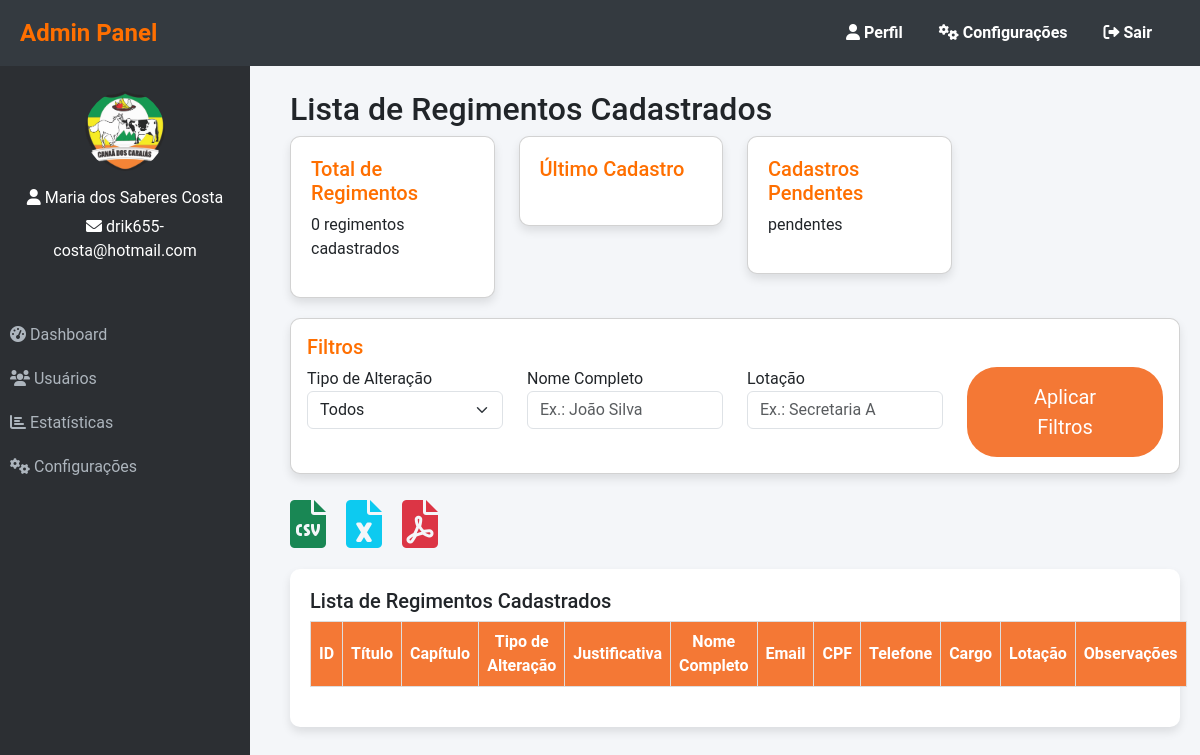
Screenshot of /listar/ (signed in) with the database file from the repository.
### website/models.py (models this page shows, shortened)
class Usuario(AbstractUser):
    nome_completo = models.CharField(max_length=255)
    cpf = models.CharField(max_length=11, unique=True)  # CPF único
    email = models.EmailField(unique=True)
    data_cadastro = models.DateTimeField(auto_now_add=True)
    data_nascimento = models.DateField()  # Campo de data de nascimento
    telefone = models.CharField(max_length=15, null=True, blank=True)  # Telefone do Candidato
    telefone_contato_2 = models.CharField(max_length=15, null=True, blank=True)  # Telefone de Contato 2
    telefone_secundario = models.CharField(max_length=15, null=True, blank=True)
    endereco = models.CharField(max_length=255, null=True, blank=True)  # Endereço
    bairro = models.CharField(max_length=100, null=True, blank=True)  # Bairro
    ponto_referencia = models.CharField(max_length=255, null=True, blank=True)  # Ponto de Referência
    maior_de_18 = models.BooleanField(default=False)  # O Candidato é maior de 18 anos?
    responsavel_legal = models.CharField(max_length=255, null=True, blank=True)
    tipo_responsavel = models.CharField(max_length=50, choices=[
        ('Mãe', 'Mãe'),
        ('Pai', 'Pai'),
        ('Responsável Legal', 'Responsável Legal')
    ], null=True, blank=True)
    necessidade_especial = models.BooleanField(default=False)
    tipo_necessidade_especial = models.CharField(max_length=50, choices=[
        ('Baixa Visão', 'Baixa Visão'),
        ('Cegueira', 'Cegueira'),
        ('Auditiva', 'Auditiva'),
        ('Deficiência Física', 'Deficiência Física'),
        ('Deficiência Intelectual', 'Deficiência Intelectual')
    ], null=True, blank=True)
    etapa_matricula = models.CharField(max_length=50, choices=[
        ('Etapa I Ensino Fundamental I(1º 2º 3º ano)', 'Etapa I Ensino Fundamental I(1º 2º 3º ano)'),
        ('Etapa II Ensino Fundamental I(4º 5º ano)', 'Etapa II Ensino Fundamental I(4º 5º ano)'),
        ('Etapa III', 'Etapa III')
    ], null=True, blank=True)
    nome_responsavel = models.CharField(max_length=255, null=True, blank=True)  # Nome do Responsável Legal
    tipo_responsavel = models.CharField(max_length=50, choices=[('Mãe', 'Mãe'), ('Pai', 'Pai'), ('Responsável Legal', 'Responsável Legal')], null=True, blank=True)  # Tipo de Responsável Legal
    possui_necessidade_especial = models.BooleanField(default=False)  # Possui alguma necessidade especial?
    necessidade_especial_detalhe = models.CharField(
        max_length=50,
        choices=[
            ('Baixa Visão', 'Baixa Visão'),
            ('Cegueira', 'Cegueira'),
            ('Auditiva', 'Auditiva'),
            ('Deficiência Física', 'Deficiência Física'),
            ('Deficiência Intelectual', 'Deficiência Intelectual')
        ],
        null=True, blank=True
    )  # Caso possua, favor assinalar
    turno_disponivel = models.CharField(
        max_length=20,
        choices=[
            ('Manhã', 'Manhã'),
            ('Tarde', 'Tarde'),
            ('Noite', 'Noite')
        ],
        null=True, blank=True
    )  # Turno de Estudo Disponível
    etapa_pretendida = models.CharField(
        max_length=100,
        choices=[
            ('Etapa I Ensino Fundamental I (1º 2º 3º ano)', 'Etapa I Ensino Fundamental I (1º 2º 3º ano)'),
            ('Etapa II Ensino Fundamental I (4º 5º ano)', 'Etapa II Ensino Fundamental I (4º 5º ano)'),
            ('Etapa III Ensino Fundamental II', 'Etapa III Ensino Fundamental II')
        ],
        null=True, blank=True
    )  # Etapa pretendida para a matrícula
    groups = models.ManyToManyField(
        'auth.Group',
        related_name='custom_usuario_set',  # Name to avoid conflict
        blank=True
    )
    user_permissions = models.ManyToManyField(
        'auth.Permission',
        related_name='custom_usuario_permissions_set',  # Name to avoid conflict
        blank=True
    )

### website/views.py (the view)
# urls.py: path('listar/', views.listar_registros, name='listar_registros'),
def listar_registros(request):
    registros = RegimentoCadastro.objects.all()
    return render(request, 'regimento_list.html', {'registros': registros})

### website/templates/regimento_list.html (shortened to what this page needs)
<!DOCTYPE html>
{% load static %}
<html lang="pt-br">
<head>
    <link rel="stylesheet" href="https://cdnjs.cloudflare.com/ajax/libs/font-awesome/6.0.0/css/all.min.css">
    <link href="https://cdn.jsdelivr.net/npm/bootstrap@5.3.0-alpha3/dist/css/bootstrap.min.css" rel="stylesheet">
    <link rel="stylesheet" href="{% static 'css/style.css' %}">
</head>
<body>
    <nav class="navbar navbar-expand-lg navbar-dark">
        <a class="navbar-brand" href="#">Admin Panel</a>
        <div class="collapse navbar-collapse" id="navbarNav">
            <ul class="navbar-nav ms-auto">
                <li class="nav-item">
                    <a class="nav-link" href="#"><i class="fas fa-user"></i> Perfil</a>
                </li>
                <li class="nav-item">
                    <a class="nav-link" href="#"><i class="fas fa-cogs"></i> Configurações</a>
                </li>
                <li class="nav-item">
                    <form method="POST" action="{% url 'logout' %}">
                        <button type="submit" class="btn btn-link nav-link">
                            <i class="fas fa-sign-out-alt"></i> Sair
                        </button>
                    </form>
                </li>
            </ul>
        </div>
    </nav>
    <div class="sidebar">
        <div class="admin-info">
            <img src="{% static 'img/admin_background.jpg' %}" alt="Admin Avatar" class="admin-avatar">
            <p><i class="fas fa-user"></i> {{ user.nome_completo }}</p>
            <p><i class="fas fa-envelope"></i> {{ user.email }}</p>
        </div>
        <a href="#"><i class="fas fa-tachometer-alt"></i> Dashboard</a>
        <a href="#"><i class="fas fa-users"></i> Usuários</a>
        <a href="#"><i class="fas fa-chart-bar"></i> Estatísticas</a>
        <a href="#"><i class="fas fa-cogs"></i> Configurações</a>
    </div>
    <div class="main-content">
        <h2>Lista de Regimentos Cadastrados</h2>
        <div class="row">
            <div class="col-md-3">
                <div class="card">
                    <h5>Total de Regimentos</h5>
                    <p>{{ registros.count }} regimentos cadastrados</p>
                </div>
            </div>
            <div class="col-md-3">
                <div class="card">
                    <h5>Último Cadastro</h5>
                </div>
            </div>
            <div class="col-md-3">
                <div class="card">
                    <h5>Cadastros Pendentes</h5>
                    <p>{{ total_pendentes }} pendentes</p>
                </div>
            </div>
        </div>
    <div class="card mb-3 p-3">
        <h5>Filtros</h5>
        <form method="GET" action="">
            <div class="row">
                <div class="col-md-3">
                    <label for="tipo_alteracao">Tipo de Alteração</label>
                    <select class="form-select" id="tipo_alteracao" name="tipo_alteracao">
                        <option value="" {% if not tipo_alteracao %}selected{% endif %}>Todos</option>
                    </select>
                </div>
                <div class="col-md-3">
                    <label for="nome_completo">Nome Completo</label>
                    <input type="text" id="nome_completo" name="nome_completo" class="form-control" value="{{ nome_completo }}" placeholder="Ex.: João Silva">
                </div>
                <div class="col-md-3">
                    <label for="lotacao">Lotação</label>
                    <input type="text" id="lotacao" name="lotacao" class="form-control" value="{{ lotacao }}" placeholder="Ex.: Secretaria A">
                </div>
                <div class="col-md-3 align-self-end">
                    <button type="submit" class="btn btn-primary w-100">Aplicar Filtros</button>
                </div>
            </div>
        </form>
    </div>
    <div class="icon-group" style="display: flex; gap: 20px; align-items: center; margin-top: 10px;">
        <a href="{% url 'exportar_csv' %}?tipo_alteracao={{ request.GET.tipo_alteracao }}" class="text-success" title="Exportar CSV" style="text-decoration: none;">
            <i class="fas fa-file-csv fa-3x"></i>
        </a>
        <a href="{% url 'exportar_excel' %}?tipo_alteracao={{ request.GET.tipo_alteracao }}" class="text-info" title="Exportar Excel" style="text-decoration: none;">
            <i class="fas fa-file-excel fa-3x"></i>
        </a>
        <a href="{% url 'exportar_pdf' %}?tipo_alteracao={{ request.GET.tipo_alteracao }}" class="text-danger" title="Exportar PDF" style="text-decoration: none;">
            <i class="fas fa-file-pdf fa-3x"></i>
        </a>
    </div>
        <div class="table-container">
            <h5>Lista de Regimentos Cadastrados</h5>
            <table class="table table-striped">
                <thead>
                    <tr>
                        <th>ID</th>
                        <th>Título</th>
                        <th>Capítulo</th>
                        <th>Tipo de Alteração</th>
                        <th>Justificativa</th>
                        <th>Nome Completo</th>
                        <th>Email</th>
                        <th>CPF</th>
                        <th>Telefone</th>
                        <th>Cargo</th>
                        <th>Lotação</th>
                        <th>Observações</th>
                    </tr>
                </thead>
            </table>
        </div>
    </div>
</body>
</html>

### static/css/style.css (style rules this page uses)
html, body { height: 100%; margin: 0; display: flex; flex-direction: column; font-family: 'Roboto', sans-serif; background-color: #f5f7fa; }
.btn-primary { background-color: #f47835; border: none; padding: 15px 40px; font-size: 1.25rem; border-radius: 30px; }
.navbar { background-color: #343a40; margin-bottom: 0; position: relative; z-index: 1000; }
.navbar-nav .nav-link { color: white !important; font-weight: bold; }
.main-content { flex: 1; display: flex; flex-direction: column; }
.table th, .table td { border: 1px solid #ddd; padding: 8px; text-align: center; vertical-align: middle; }
.table th { background-color: #f47835; color: white; }
.table-container { margin: 20px 0; }
.table { width: 100%; margin-bottom: 20px; border-collapse: collapse; }

### website/templates/regimento_list.html (style rules this page uses)
body { font-family: 'Roboto', sans-serif; background-color: #f4f6f9; }
.navbar { background-color: #343a40; padding: 10px 20px; position: fixed; top: 0; left: 0; width: 100%; z-index: 1000; }
.navbar-brand { color: #ff6f00; font-weight: bold; font-size: 1.5rem; }
.navbar-nav .nav-link { color: #adb5bd; font-size: 1rem; margin-right: 20px; }
.sidebar { background-color: #2c2f33; width: 250px; height: 100vh; position: fixed; top: 56px; left: 0; padding: 20px 0; }
.sidebar .admin-info { text-align: center; margin-bottom: 30px; padding: 15px; }
.sidebar .admin-avatar { width: 80px; height: 80px; border-radius: 50%; margin-bottom: 10px; }
.sidebar .admin-info p { color: #fff; margin: 5px 0; }
.sidebar a { color: #adb5bd; padding: 10px; text-decoration: none; display: block; font-size: 1rem; transition: all 0.3s ease; }
.main-content { margin-left: 270px; margin-top: 70px; padding: 20px; }
.card { border-radius: 10px; box-shadow: 0 5px 10px rgba(0, 0, 0, 0.1); background-color: #fff; padding: 20px; margin-bottom: 20px; }
.card h5 { color: #ff6f00; }
.table-container { background-color: #fff; padding: 20px; border-radius: 10px; box-shadow: 0 5px 10px rgba(0, 0, 0, 0.1); }
table th, table td { padding: 10px; text-align: center; }
table th { background-color: #ff6f00; color: white; }

### rows the page displays
Usuario: nome_completo "Maria dos Saberes Costa", email "drik655-costa@hotmail.com"

### other values shown
{{ registros.count }} "0"
